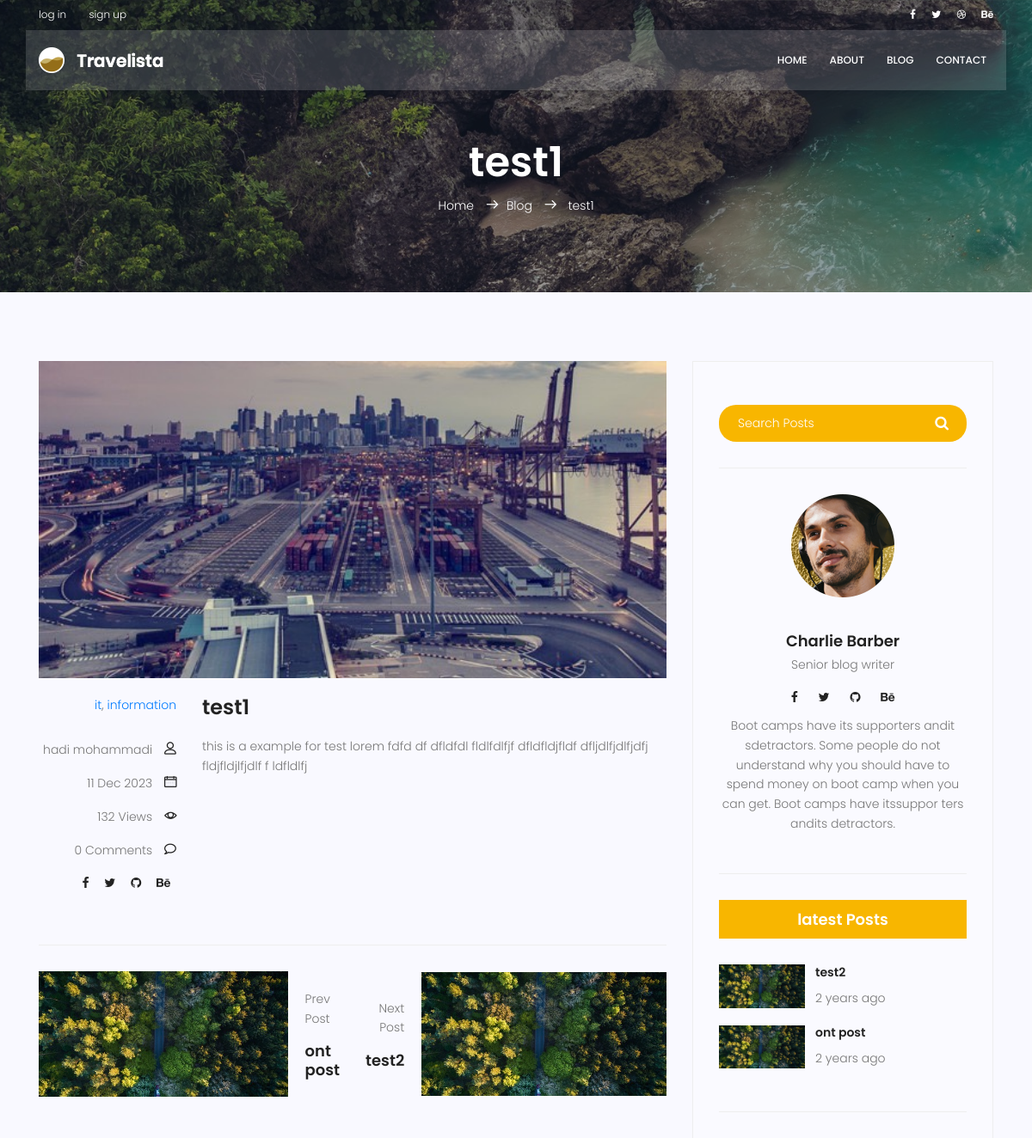
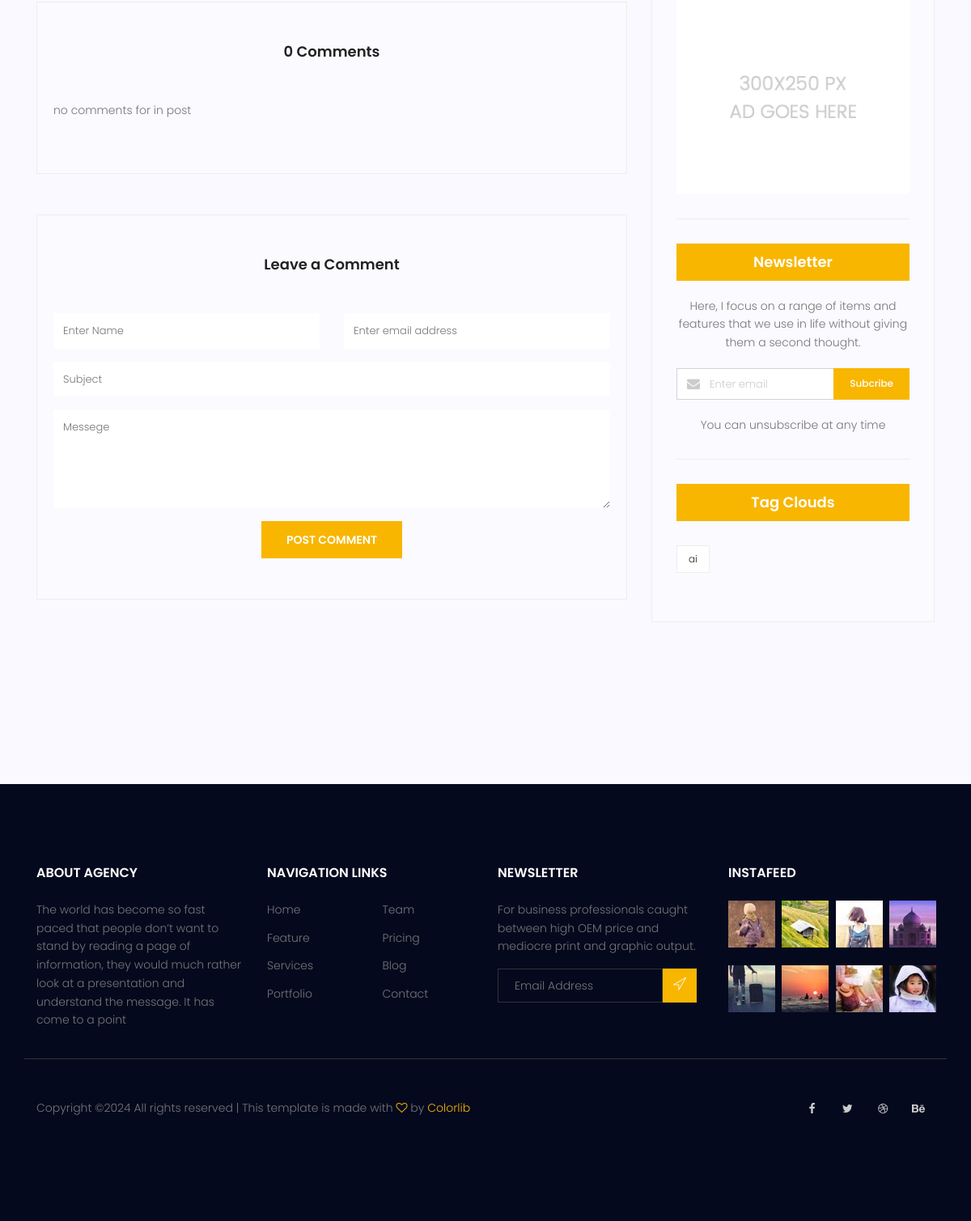
Page /blog/3 on the committed database (2 pictures, top to bottom).
### blog/models.py (models this page shows, shortened)
class Post(models.Model):
    image = models.ImageField(upload_to='blog/', default='blog/defult.jpg')
    author = models.ForeignKey(User, on_delete=models.SET_NULL, null=True)
    title = models.CharField(max_length=255)
    content = models.TextField()
    tags = TaggableManager()
    category = models.ManyToManyField(Category)
    login_require=models.BooleanField(default=False)
    counted_views = models.IntegerField(default=0)
    status = models.BooleanField(default=False)
    published_date = models.DateTimeField(null=True)
    created_date = models.DateTimeField(auto_now_add=True)
    updated_date = models.DateTimeField(auto_now=True)
    class Meta:
        ordering = ['created_date']

class Category(models.Model):
    name = models.CharField(max_length=255)

### blog/views.py (the view, shortened to what this page needs)
# urls.py: path('<int:pid>',blog_single, name='single'),
def blog_single(request,pid):
    posts=Post.objects.filter(published_date__lte=timezone.now(),status=1)
    post=get_object_or_404(posts,pk=pid,published_date__lte=timezone.now(),status=1)
    post.counted_views=post.counted_views+1
    post.save()
    post_next=posts.filter(id__gt=post.id).order_by('id').first()
    post_prev= posts.filter(id__lt=post.id).order_by('-id').first()
    if post.login_require:
        comments=Comment.objects.filter(post=post.id,approved=True)
        form=CommentForm()
        contex={'post':post, 'post_next':post_next,'post_prev':post_prev,'comments':comments,'form':form}
        return render(request,'blog/blog-single.html',contex)
    else:
        return HttpResponseRedirect(reverse('accounts:login'))

### blog/forms.py
class CommentForm(forms.ModelForm):
    class Meta:
        model=Comment
        fields = ['post','name','email','subject','message']

### blog/templatetags/blog_tags.py (called while the page is built)
@register.inclusion_tag('blog/blog-latest-posts.html')
def latestposts(arg=2):
    posts = Post.objects.filter(status=1).order_by('published_date')[:arg]
    return {'posts':posts}

### templates/blog/blog-single.html (shortened to what this page needs)
{%extends 'base.html'%}
{%load static %}
{%load blog_tags %}
{%block content %}
<section class="relative about-banner">
	<div class="overlay overlay-bg"></div>
	<div class="container">
		<div class="row d-flex align-items-center justify-content-center">
			<div class="about-content col-lg-12">
				<h1 class="text-white">
					{{post.title}}
				</h1>
				<p class="text-white link-nav"><a href="{%url 'website:index'%}">Home </a>  <span class="lnr lnr-arrow-right"></span><a href="{%url 'blog:index'%}">Blog </a> <span class="lnr lnr-arrow-right"></span> {{post.title}}	</p>
			</div>
		</div>
	</div>
</section>
<section class="post-content-area single-post-area">
	<div class="container">
		<div class="row">
			<div class="col-lg-8 posts-list">
				<div class="single-post row">
					<div class="col-lg-12">
						<div class="feature-img">
							<img class="img-fluid" src="{{ post.image.url }}" alt="">
						</div>
					</div>
					<div class="col-lg-3  col-md-3 meta-details">
						<ul class="tags">
							{%for cat in post.category.all %}
							<a href="{%url 'blog:category' cat_name=cat.name%}">{{cat.name}}</a>{% if not forloop.last %},{%endif%}
							{%endfor%}
						</ul>
						<div class="user-details row">
							<p class="user-name col-lg-12 col-md-12 col-6"><a href="#">{{post.author.get_full_name}}</a> <span class="lnr lnr-user"></span></p>
							<p class="date col-lg-12 col-md-12 col-6"><a href="#">{{post.published_date|date:"d M Y"}}</a> <span class="lnr lnr-calendar-full"></span></p>
							<p class="view col-lg-12 col-md-12 col-6"><a href="#">{{post.counted_views}} Views</a> <span class="lnr lnr-eye"></span></p>
							<p class="comments col-lg-12 col-md-12 col-6"><a href="#">{{comments|length}}  Comments</a> <span class="lnr lnr-bubble"></span></p>
							<ul class="social-links col-lg-12 col-md-12 col-6">
								<li><a href="#"><i class="fa fa-facebook"></i></a></li>
								<li><a href="#"><i class="fa fa-twitter"></i></a></li>
								<li><a href="#"><i class="fa fa-github"></i></a></li>
								<li><a href="#"><i class="fa fa-behance"></i></a></li>
							</ul>
						</div>
					</div>
					<div class="col-lg-9 col-md-9">
						<h3 class="mt-20 mb-20">{{post.title}}</h3>
						<p class="excert">
							{{post.content}}
						</p>
					</div>
				</div>
				<div class="navigation-area">
					<div class="row">
						{%if post_prev%}
						<div class="col-lg-6 col-md-6 col-12 nav-left flex-row d-flex justify-content-start align-items-center">
							<div class="thumb">
								<a href="{% url 'blog:single' pid=post_prev.id %}"><img class="img-fluid" src="{{ post_prev.image.url }}" alt=""></a>
							</div>
							<div class="arrow">
								<a href="#"></a>
							</div>
							<div class="detials">
								<p>Prev Post</p>
								<a href="{% url 'blog:single' pid=post_prev.id %}"><h4>{{post_prev.title}}</h4></a>
							</div>
						</div>
						{%endif%}
						{%if post_next%}
						<div class="col-lg-6 col-md-6 col-12 nav-right flex-row d-flex justify-content-end align-items-center">
							<div class="detials">
								<p>Next Post</p>
								<a href="{% url 'blog:single' pid=post_next.id %}"><h4>{{post_next.title}}</h4></a>
							</div>
							<div class="arrow">
								<a href="#"></a>
							</div>
							<div class="thumb">
								<a href="{% url 'blog:single' pid=post_next.id %}"><img class="img-fluid" src="{{ post_next.image.url }}" alt=""></a>
							</div>
						</div>
						{%endif%}
					</div>
				</div>
				<div class="comments-area">
					<h4>{{comments|length}} Comments</h4>
					{% for comment in comments%}
					<div class="comment-list">
						<div class="single-comment justify-content-between d-flex">
							<div class="user justify-content-between d-flex">
								<div class="thumb">
									<img src="{%static 'img/blog/c1.jpg' %}" alt="">
								</div>
								<div class="desc">
									<h5><a href="#">{{comment.name}}</a></h5>
									<p class="date">{{comment.created_date|date:"d M Y"}} </p>
									<p class="comment">{{comment.message}}</p>
								</div>
							</div>
							<div class="reply-btn">
								   <a href="" class="btn-reply text-uppercase">reply</a>
							</div>
						</div>
					</div>
				{%empty%}
				<p>no comments for in post</p>
				{%endfor%}
				</div>
				<div class="comment-form">
					<h4>Leave a Comment</h4>
					<form method="post" action="{%url 'blog:single' pid=post.id%}">
						{%if request.user.is_authenticated%}
						<input type="hidden" name="name" value={{request.user.first_name}}>
						<input type="hidden" name="email" value={{request.user.email}}>
						{%else%}
						<div class="form-group form-inline">
						  <div class="form-group col-lg-6 col-md-12 name">
							<input type="text" class="form-control" name="name" placeholder="Enter Name" onfocus="this.placeholder = ''" onblur="this.placeholder = 'Enter Name'">
						  </div>
						  <div class="form-group col-lg-6 col-md-12 email">
							<input type="email" class="form-control" name="email" placeholder="Enter email address" onfocus="this.placeholder = ''" onblur="this.placeholder = 'Enter email address'">
						  </div>
						</div>
						{%endif%}
						<div class="form-group">
							<input type="text" class="form-control" name="subject" placeholder="Subject" onfocus="this.placeholder = ''" onblur="this.placeholder = 'Subject'">
						</div>
						<div class="form-group">
							<textarea class="form-control mb-10" rows="5" name="message" placeholder="Messege" onfocus="this.placeholder = ''" onblur="this.placeholder = 'Messege'" required=""></textarea>
						</div>
						<button type="submit" class="primary-btn text-uppercase">Post Comment</button>
					</form>
				</div>
			</div>
			<div class="col-lg-4 sidebar-widgets">
				<div class="widget-wrap">
					{%include 'blog/blog-search.html' %}
					{%include 'blog/blog-writer.html' %}
					{% latestposts %}
					{%include 'blog/blog-ads.html'%}
					{%include 'blog/blog-newletter.html'%}
					{%include 'blog/blog-tags.html'%}
				</div>
			</div>
		</div>
	</div>
</section>
{%endblock%}

### templates/blog/blog-latest-posts.html (shortened to what this page needs)
{%load static%}
{%load humanize%}
<div class="single-sidebar-widget popular-post-widget">
    <h4 class="popular-title">latest Posts</h4>
    <div class="popular-post-list">
        {%for post in posts%}
        <div class="single-post-list d-flex flex-row align-items-center">
            <div class="thumb">
                <img class="img-fluid" src="{{ post.image.url }}" alt="">
            </div>
            <div class="details">
                <a href="{%url 'blog:single'pid=post.id}"><h6>{{post.title}}</h6></a>
                <p>{{post.published_date|naturaltime}}</p>
            </div>
        </div>
    </div>
</div>

### templates/blog/blog-tags.html
{%load static%}
<div class="single-sidebar-widget tag-cloud-widget">
    <h4 class="tagcloud-title">Tag Clouds</h4>
    <ul>
        {% for tag in post.tags.all %}
        <li><a href="{%url 'blog:tag' tag_name=tag.name %}">{{tag.name}}</a></li>
        {%endfor%}
    </ul>
</div>

### rows in the picture
Post: title "test1", image (picture), author.get_full_name "hadi mohammadi", published_date "11 Dec 2023", counted_views "132", content "this is a example for test lorem fdfd df dfldfdl fldlfdlfjf dfldfldjfldf dfljdlfjdlfjdfj fldjfldjlfjdlf f ldfldlfj"
Category: name "it"
Category: name "information"
Post: image (picture), title "ont post", published_date "2 years ago"
Post: title "test2", image (picture), published_date "2 years ago"
Tag: name "ai"

### other values in the picture
{{ comments|length }} "0"
